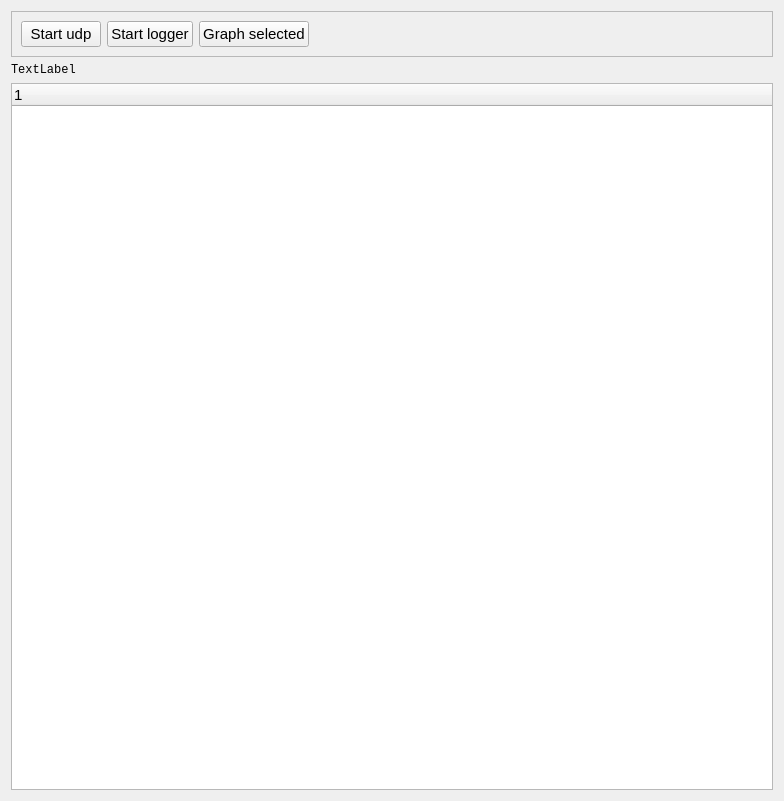
<?xml version="1.0" encoding="UTF-8"?>
<ui version="4.0">
 <class>Form</class>
 <widget class="QWidget" name="Form">
  <property name="geometry">
   <rect>
    <x>0</x>
    <y>0</y>
    <width>784</width>
    <height>801</height>
   </rect>
  </property>
  <property name="font">
   <font>
    <pointsize>11</pointsize>
   </font>
  </property>
  <property name="windowTitle">
   <string>Form</string>
  </property>
  <layout class="QVBoxLayout" name="verticalLayout">
   <item>
    <widget class="QFrame" name="frame">
     <property name="frameShape">
      <enum>QFrame::StyledPanel</enum>
     </property>
     <property name="frameShadow">
      <enum>QFrame::Raised</enum>
     </property>
     <layout class="QHBoxLayout" name="horizontalLayout">
      <item>
       <widget class="QPushButton" name="udp_btn">
        <property name="maximumSize">
         <size>
          <width>100</width>
          <height>16777215</height>
         </size>
        </property>
        <property name="text">
         <string>Start udp</string>
        </property>
       </widget>
      </item>
      <item>
       <widget class="QPushButton" name="logger_btn">
        <property name="maximumSize">
         <size>
          <width>100</width>
          <height>16777215</height>
         </size>
        </property>
        <property name="text">
         <string>Start logger</string>
        </property>
       </widget>
      </item>
      <item>
       <widget class="QPushButton" name="plotter_btn">
        <property name="maximumSize">
         <size>
          <width>150</width>
          <height>16777215</height>
         </size>
        </property>
        <property name="text">
         <string>Graph selected</string>
        </property>
       </widget>
      </item>
      <item>
       <spacer name="horizontalSpacer">
        <property name="orientation">
         <enum>Qt::Horizontal</enum>
        </property>
        <property name="sizeHint" stdset="0">
         <size>
          <width>40</width>
          <height>20</height>
         </size>
        </property>
       </spacer>
      </item>
     </layout>
    </widget>
   </item>
   <item>
    <widget class="QLabel" name="label">
     <property name="font">
      <font>
       <family>Courier New</family>
       <pointsize>9</pointsize>
      </font>
     </property>
     <property name="text">
      <string>TextLabel</string>
     </property>
    </widget>
   </item>
   <item>
    <widget class="QTreeWidget" name="data_viewer">
     <property name="sizePolicy">
      <sizepolicy hsizetype="Minimum" vsizetype="Expanding">
       <horstretch>0</horstretch>
       <verstretch>0</verstretch>
      </sizepolicy>
     </property>
     <column>
      <property name="text">
       <string notr="true">1</string>
      </property>
     </column>
    </widget>
   </item>
  </layout>
 </widget>
 <resources/>
 <connections/>
</ui>
